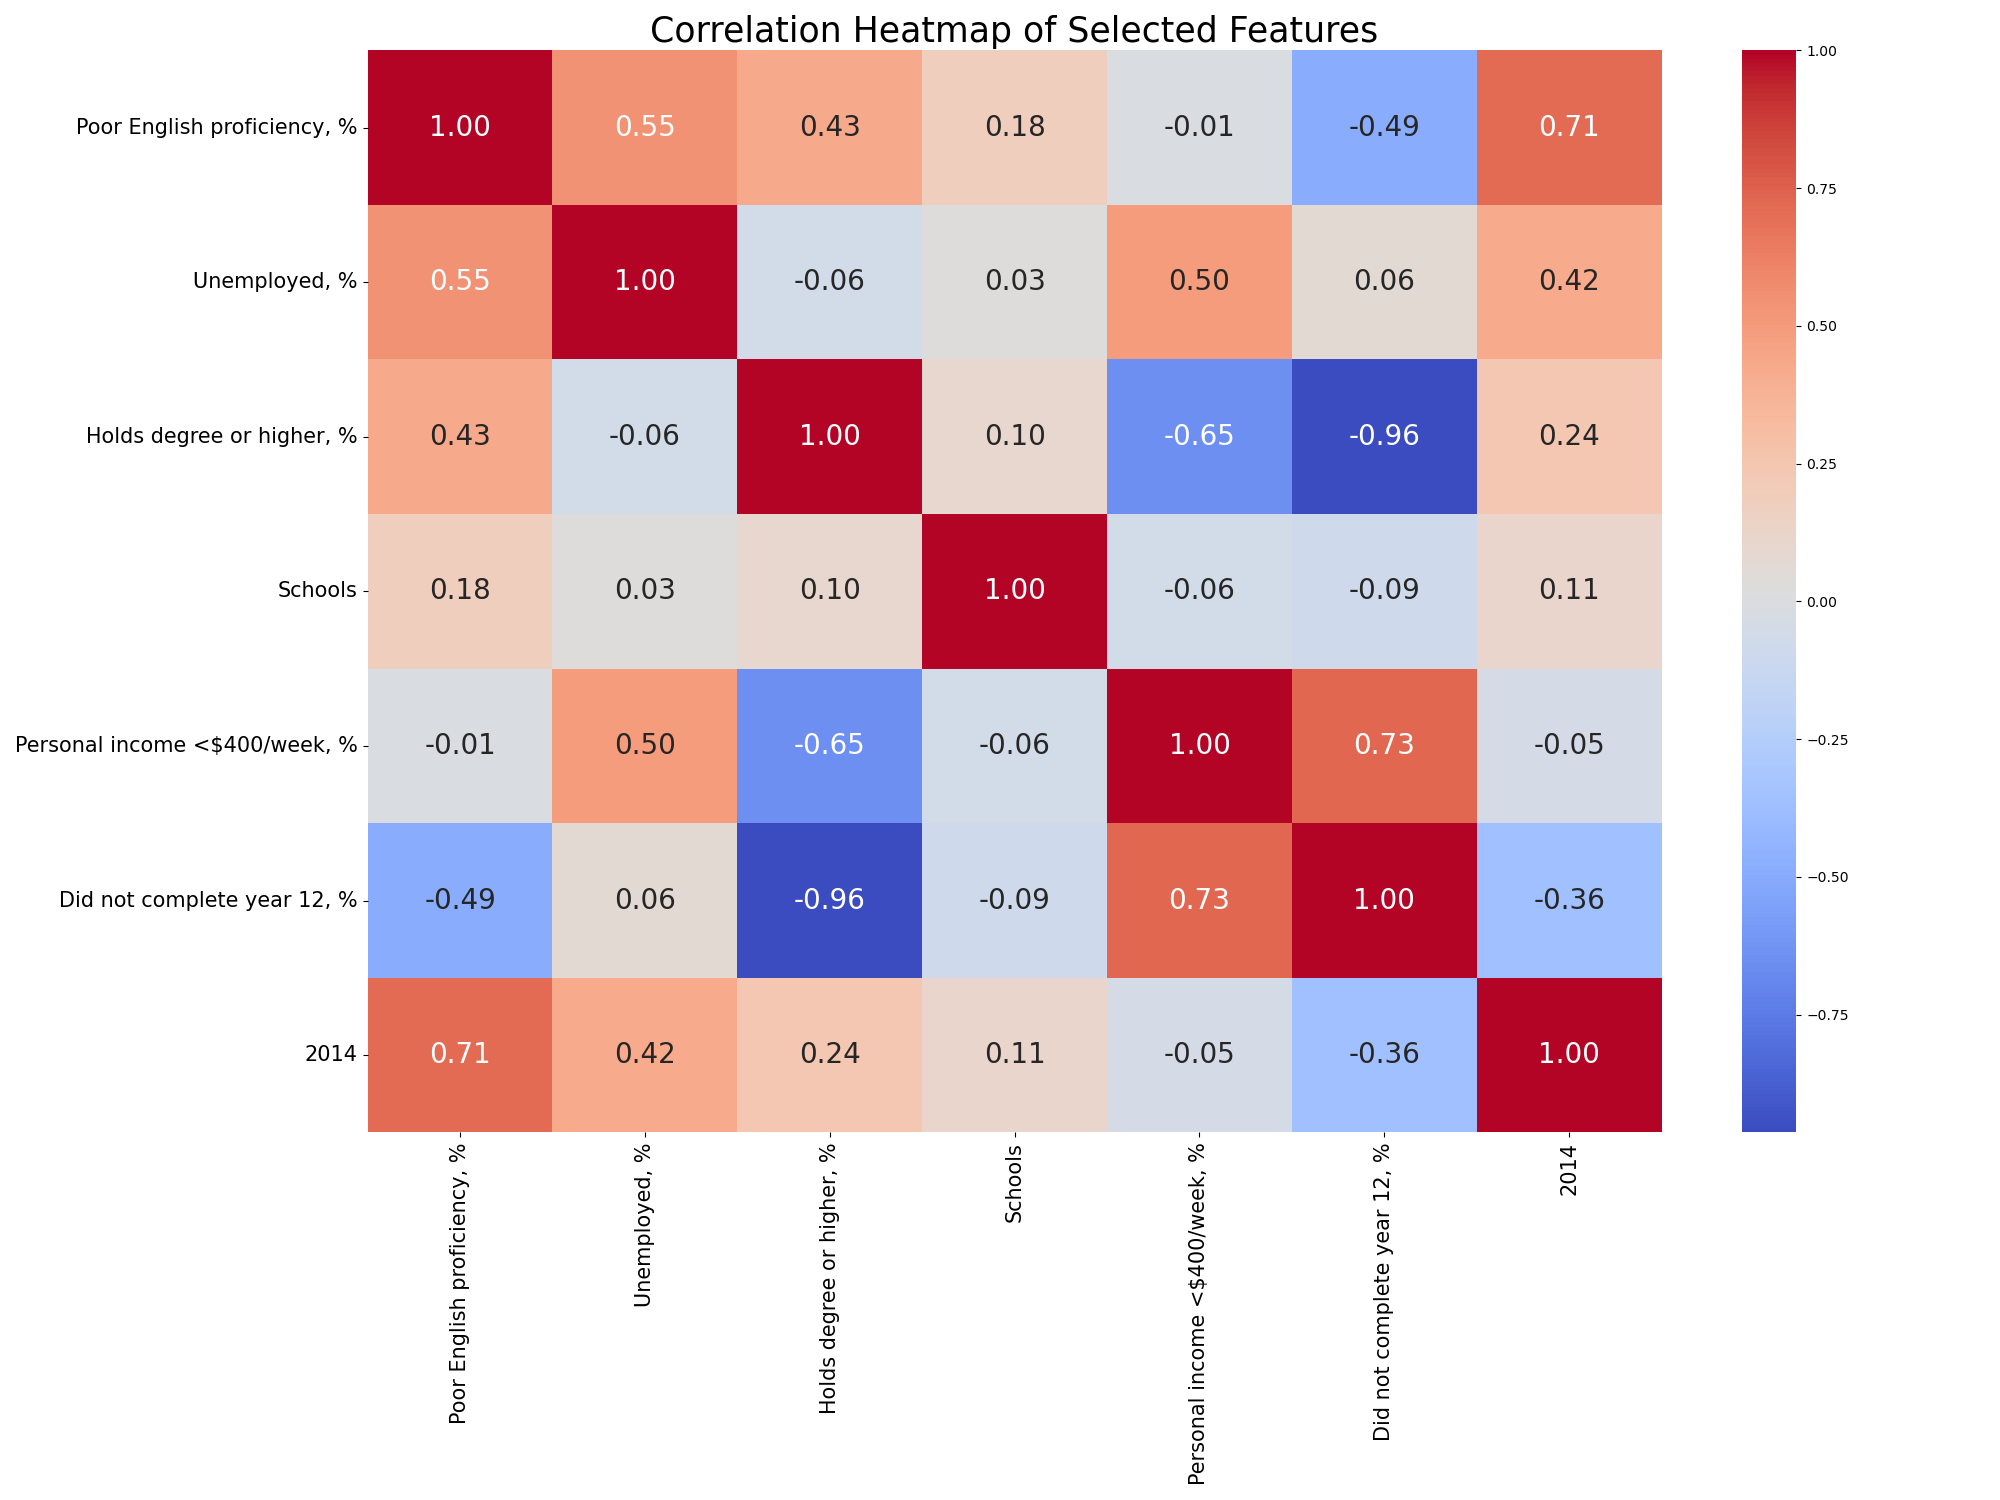

The Python source for this figure:
import pandas as pd
import numpy as np
import seaborn as sns
import matplotlib.pyplot as plt

df = pd.read_csv("communities.csv")
crime_data = pd.read_excel("Table01.xlsx")
gambling_df = pd.read_csv("EGM.csv")

def heatmap_small():

    # Clean the LGA names in the communities dataframe
    df['LGA'] = df['LGA'].str.lower()
    df['LGA'] = df['LGA'].str.replace(r'\s+\(.*\)', '', regex=True).str.lower()

    df["Schools"] = df["Primary Schools"] + df["Secondary Schools"] + df["P12 Schools"] + df["Other Schools"]
    df['Location_numeric'] = df['Location'].str.extract(r'(\d+\.?\d*)').astype(float)

    # Group by LGA and calculate mean values for the specified features
    grouped_lga = df.groupby('LGA').agg({
        'Poor English proficiency, %': 'mean',
        '2012 ERP, total': 'mean',
        'Number of Households': 'mean',
        'Unemployed, %': 'mean',
        'Equivalent household income <$600/week, %': 'mean',
        'Schools': 'mean',
        'Personal income <$400/week, %': 'mean',
        'Did not complete year 12, %': 'mean',
        'Holds degree or higher, %': 'mean',
        'Location_numeric': 'mean'
    }).reset_index()

    # Clean crime data: strip spaces and replace MERRI-BEK with MORELAND
    crime_data["LGA"] = crime_data["Local Government Area"].str.strip().str.lower()
    crime_data["LGA"] = crime_data["LGA"].replace("MERRI-BEK", "MORELAND")
    
    gambling_df['LGA'] = gambling_df['LGA Name'].str.lower()  # Convert to lowercase
    gambling_df['LGA'] = gambling_df['LGA'].str.replace(r'city of\s+|shire of\s+|rural city of\s+', '', regex=True)

    # Merge on 'LGA' column for both crime and gambling
    merged_df = pd.merge(grouped_lga, crime_data[crime_data["Year"] == 2014], on='LGA', how='inner')
    merged_again_df = pd.merge(merged_df, gambling_df, on ='LGA', how = 'inner')

    # Select only the columns you're interested in (the ones from grouped LGA and crime data)
    relevant_columns = [
        'Poor English proficiency, %',
        'Unemployed, %', 'Holds degree or higher, %', 'Schools',
        'Personal income <$400/week, %', 'Did not complete year 12, %', '2014'
    ]
    
    # Filter the dataframe to keep only relevant features
    filtered_df = merged_again_df[relevant_columns]
    
    # Set up Heatmap
    correlation_matrix = filtered_df.corr()
    plt.figure(figsize=(20, 15))
    plt.xticks(fontsize=15)
    plt.yticks(fontsize=15)
    sns.heatmap(correlation_matrix, annot=True, cmap="coolwarm", fmt=".2f", annot_kws={"size": 20})
    plt.title('Correlation Heatmap of Selected Features', fontsize=25)
    plt.tight_layout()
    plt.savefig("heatmap_small.png")
    return
